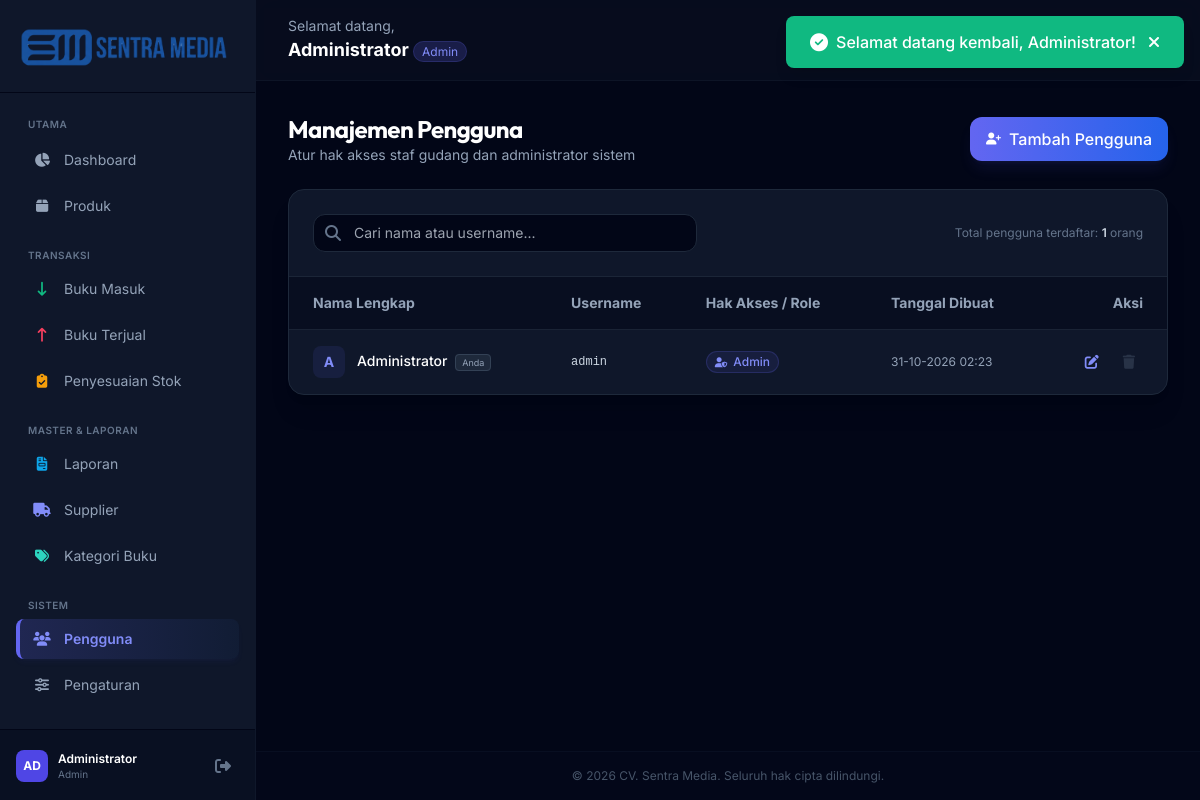
Page /pages/pengguna.php (signed in) on the committed database.
### tables this page shows
CREATE TABLE IF NOT EXISTS users (
    id INT AUTO_INCREMENT PRIMARY KEY,
    nama VARCHAR(100) NOT NULL,
    username VARCHAR(50) NOT NULL UNIQUE,
    password VARCHAR(255) NOT NULL,
    role ENUM('Admin', 'Staff Gudang') NOT NULL,
    created_at TIMESTAMP DEFAULT CURRENT_TIMESTAMP
);

CREATE TABLE IF NOT EXISTS settings (
    id INT AUTO_INCREMENT PRIMARY KEY,
    nama_toko VARCHAR(150) NOT NULL,
    logo VARCHAR(255) NULL,
    alamat TEXT,
    telepon VARCHAR(20),
    email VARCHAR(100)
);

### pages/pengguna.php (the view, shortened to what this page needs)
<?php
require_once __DIR__ . '/../includes/header.php';
$search = trim($_GET['search'] ?? '');
try {
    if ($search !== '') {
        $stmt = $pdo->prepare("SELECT id, nama, username, role, created_at FROM users WHERE nama LIKE :search OR username LIKE :search ORDER BY id DESC");
        $stmt->execute([':search' => "%$search%"]);
    } else {
        $stmt = $pdo->query("SELECT id, nama, username, role, created_at FROM users ORDER BY id DESC");
    }
    $users = $stmt->fetchAll();
} catch (PDOException $e) {
    die("Gagal mengambil data pengguna: " . $e->getMessage());
}
?>
<div class="space-y-6">
    <div class="flex flex-col sm:flex-row sm:items-center sm:justify-between gap-4">
        <div>
            <h1 class="text-2xl font-bold text-white tracking-tight font-outfit">Manajemen Pengguna</h1>
            <p class="text-sm text-slate-400">Atur hak akses staf gudang dan administrator sistem</p>
        </div>
        <div>
            <button onclick="openAddModal()"
                class="inline-flex items-center gap-2 px-4 py-2.5 bg-gradient-to-r from-indigo-500 to-blue-600 hover:from-indigo-600 hover:to-blue-700 text-white font-medium rounded-xl shadow-lg shadow-indigo-500/10 hover:shadow-indigo-500/20 transition-all focus:outline-none">
                <i class="fas fa-user-plus text-xs"></i> Tambah Pengguna
            </button>
        </div>
    </div>
    <div class="bg-slate-900 border border-slate-800 rounded-2xl overflow-hidden shadow-xl">
        <div class="p-6 border-b border-slate-800/80 flex flex-col sm:flex-row gap-4 items-center justify-between">
            <form method="GET" action="" class="w-full sm:max-w-sm flex items-center relative">
                <span class="absolute left-3 text-slate-500">
                    <i class="fas fa-search"></i>
                </span>
                <input type="text" name="search" value="<?php echo e($search); ?>"
                    placeholder="Cari nama atau username..."
                    class="w-full pl-10 pr-3 py-2 bg-slate-950 border border-slate-800 rounded-xl text-white text-sm placeholder-slate-650 focus:outline-none focus:ring-1 focus:ring-indigo-500 transition-all">
            </form>
            <div class="text-xs text-slate-500">
                Total pengguna terdaftar: <span class="text-slate-300 font-semibold"><?php echo count($users); ?></span> orang
            </div>
        </div>
        <div class="overflow-x-auto">
            <table class="w-full text-left border-collapse text-sm">
                <thead>
                    <tr class="bg-slate-950/50 border-b border-slate-800/80 text-slate-400 font-medium">
                        <th class="px-6 py-4">Nama Lengkap</th>
                        <th class="px-6 py-4">Username</th>
                        <th class="px-6 py-4">Hak Akses / Role</th>
                        <th class="px-6 py-4">Tanggal Dibuat</th>
                        <th class="px-6 py-4 text-right w-32">Aksi</th>
                    </tr>
                </thead>
                <tbody class="divide-y divide-slate-800/50">
                    <?php if (count($users) > 0): ?>
                        <?php foreach ($users as $usr): ?>
                            <tr class="hover:bg-slate-800/30 transition-colors">
                                <td class="px-6 py-4 text-white font-medium">
                                    <div class="flex items-center gap-3">
                                        <div class="w-8 h-8 rounded-lg bg-indigo-500/10 text-indigo-400 flex items-center justify-center font-bold">
                                            <?php echo substr($usr['nama'], 0, 1); ?>
                                        </div>
                                        <span>
                                            <?php echo e($usr['nama']); ?>
                                            <?php if ($usr['id'] === $_SESSION['user_id']): ?>
                                                <span class="ml-1 text-[9px] bg-slate-800 text-slate-400 border border-slate-700 px-1.5 py-0.5 rounded font-normal">Anda</span>
                                            <?php endif; ?>
                                        </span>
                                    </div>
                                </td>
                                <td class="px-6 py-4 text-slate-300 font-mono text-xs"><?php echo e($usr['username']); ?></td>
                                <td class="px-6 py-4">
                                    <span class="inline-flex items-center gap-1.5 px-2 py-0.5 rounded-full text-xs font-medium border <?php echo $usr['role'] === 'Admin' ? 'bg-indigo-500/10 text-indigo-400 border-indigo-500/20' : 'bg-slate-500/10 text-slate-400 border-slate-500/20'; ?>">
                                        <i class="fas <?php echo $usr['role'] === 'Admin' ? 'fa-user-shield' : 'fa-user-gear'; ?> text-[10px]"></i>
                                        <?php echo e($usr['role']); ?>
                                    </span>
                                </td>
                                <td class="px-6 py-4 text-slate-400 text-xs"><?php echo e(date('d-m-Y H:i', strtotime($usr['created_at']))); ?></td>
                                <td class="px-6 py-4 text-right space-x-1">
                                    <button onclick="openEditModal(<?php echo htmlspecialchars(json_encode($usr)); ?>)"
                                        class="inline-flex items-center justify-center p-2 text-indigo-400 hover:text-white hover:bg-indigo-500/20 rounded-lg transition-all" title="Edit">
                                        <i class="fas fa-edit"></i>
                                    </button>
                                    <button onclick="openDeleteModal(<?php echo $usr['id']; ?>, '<?php echo e(addslashes($usr['nama'])); ?>')"
                                        <?php echo $usr['id'] === $_SESSION['user_id'] ? 'disabled class="opacity-30 cursor-not-allowed inline-flex items-center justify-center p-2 text-slate-500"' : 'class="inline-flex items-center justify-center p-2 text-rose-400 hover:text-white hover:bg-rose-500/20 rounded-lg transition-all"'; ?>
                                        title="Hapus">
                                        <i class="fas fa-trash"></i>
                                    </button>
                                </td>
                            </tr>
                        <?php endforeach; ?>
                    <?php endif; ?>
                </tbody>
            </table>
        </div>
    </div>
</div>
<?php require_once __DIR__ . '/../includes/footer.php'; ?>

### includes/footer.php (shortened to what this page needs)
</main>
        <footer class="py-4 px-8 bg-slate-900/10 border-t border-slate-900/50 text-center text-xs text-slate-600">
            &copy; 2026 <?php echo isset($settings['nama_toko']) ? htmlspecialchars($settings['nama_toko']) : 'Nama Toko'; ?>. Seluruh hak cipta dilindungi.
        </footer>
    </div>
</body>
</html>

### rows in the picture
users: nama "A", nama "Administrator", shows "Anda", username "admin", role "Admin", created_at "31-10-2026 02:23"
settings: nama_toko "CV. Sentra Media"

### other values in the picture
$msg['message'] "Selamat datang kembali, Administrator!"
substr($_SESSION['nama'] ?? 'ST', 0, 2) "AD"
$_SESSION['nama'] "Administrator"
$_SESSION['role'] "Admin"
count($users) "1"
